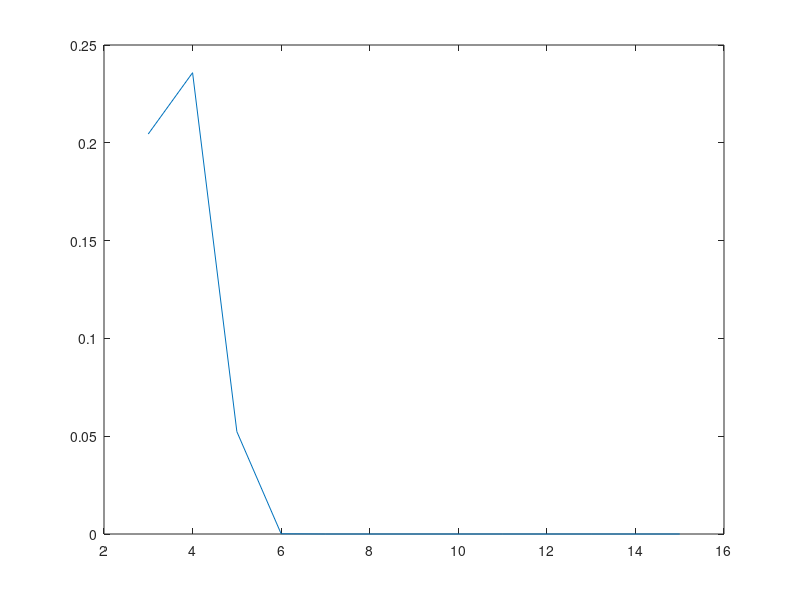

Here is the MATLAB script that generated this plot:
% evans apart
F=3:15;
k0=0.00449;
dx=4.27;
a=0.64;
P =a*(   k0/0.2  *  exp(  dx*F/4.1+ 4.1*k0/(dx*0.2) *( 1- exp(dx*F/4.1)  )  )   );
plot(F,P)
